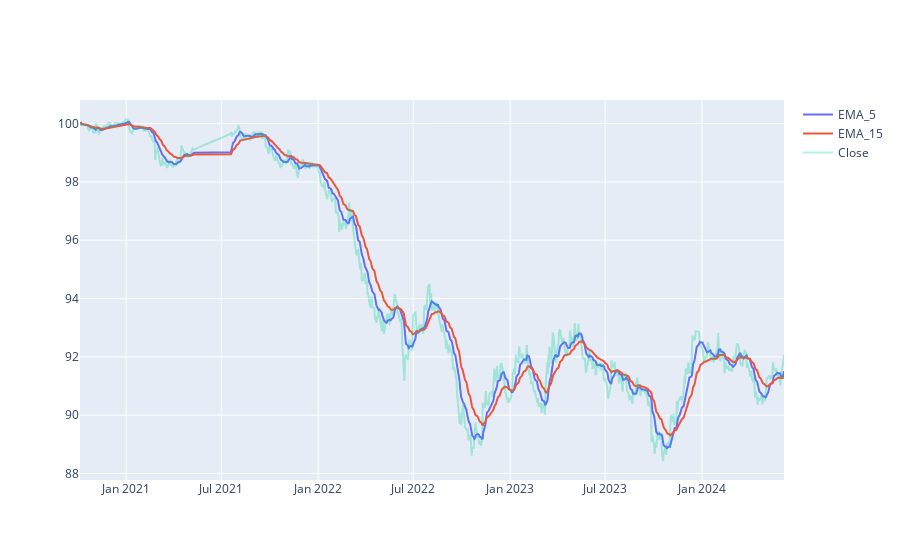

Notebook code for this chart:
### Markdown cell above
## Exponential Moving Average (EMA)

* Una media móvil exponencial (EMA) es un tipo de media móvil (MA) que otorga un mayor peso e importancia a los puntos de datos más recientes.

* Básicamente, lo que significa es que los datos más recientes sobre el precio de las acciones tienen un mayor peso/importancia en el precio que los de los días más antiguos.

### Code cell
#EMA

data['EMA_5'] = data['Close'].ewm(5).mean().shift()
data['EMA_15'] = data['Close'].ewm(15).mean().shift()

# If u want to visualize between a range of specific dates u can do it like -> fig = go.Figure(layout_xaxis_range=['2019-06-04','2020-01-02'])

fig = go.Figure()
fig.add_trace(go.Scatter(x=data.index,y=data.EMA_5,name='EMA_5'))
fig.add_trace(go.Scatter(x=data.index,y=data.EMA_15,name='EMA_15'))
fig.add_trace(go.Scatter(x=data.index,y=data.Close,name='Close', opacity=0.3))
fig.show()

### Figure 1 — Plotly figure (JSON) as saved in the notebook; plotly's stock layout.template omitted (floating-point values rounded to 4 significant figures; data arrays with more than 128 entries replaced by an {"elided": "..."} marker saying what was removed)
{"data": [{"name": "EMA_5", "type": "scatter", "x": {"elided": "876 str values"}, "y": {"elided": "876 float values"}}, {"name": "EMA_15", "type": "scatter", "x": {"elided": "876 str values"}, "y": {"elided": "876 float values"}}, {"name": "Close", "opacity": 0.3, "type": "scatter", "x": {"elided": "876 str values"}, "y": {"elided": "876 float values"}}], "layout": {}}
